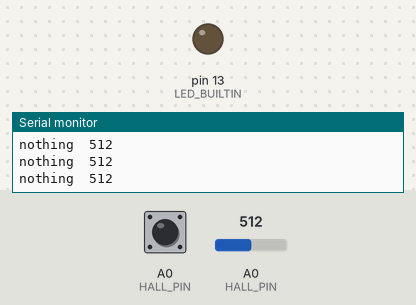
This sketch was run on a simulated Arduino Uno, built with avr-gcc and run on an emulated ATmega328P. Parts: output pins drawn as LEDs (lit = HIGH), the last lines printed to the serial monitor. The inputs (shaded band) are chosen by the test bench; at power-on: A0 (HALL_PIN) HIGH, A0 (HALL_PIN) = 512.

Above: at 1.2 s.
1.3 s: A0 (HALL_PIN) pulled LOW for 0.25 s
At 1.5 s:
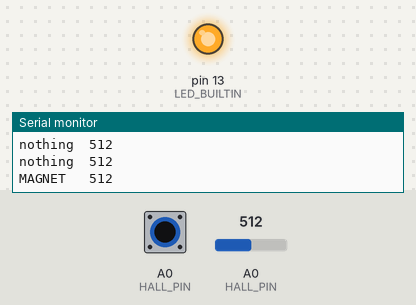
3.1 s: A0 (HALL_PIN) pulled LOW for 3.2 s
At 6.9 s:
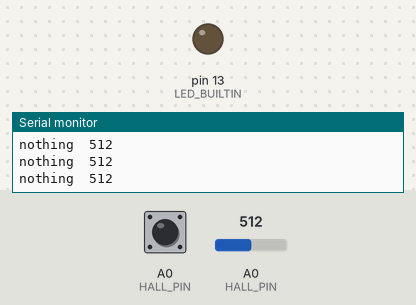
Timing chart, 0 to 8.4 s (numbered marks = the images above; inputs shaded):
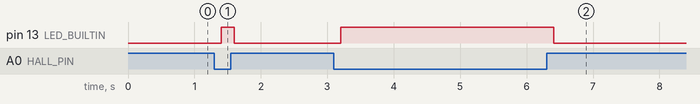

Measured:
- after the input at 1.3 s, pin 13 (LED_BUILTIN): LOW → HIGH after 0.10 s, → LOW 0.20 s later
- after the input at 3.1 s, pin 13 (LED_BUILTIN): LOW → HIGH after 0.11 s, → LOW 3.2 s later

The sketch:

hall_check.ino
```cpp
// Simplest hall sensor test. Signal wire on A0 (same as arm.ino).
// Open Serial Monitor at 9600. Prints "MAGNET" or "nothing" 5 times a second,
// plus the raw reading (0-1023) so you can see if the sensor reacts at all.
// The Arduino's built-in light (pin 13) also turns on when it feels a magnet.

const int HALL_PIN = A0;

void setup() {
  Serial.begin(9600);
  pinMode(HALL_PIN, INPUT_PULLUP);
  pinMode(LED_BUILTIN, OUTPUT);
}

void loop() {
  bool magnet = digitalRead(HALL_PIN) == LOW;
  digitalWrite(LED_BUILTIN, magnet ? HIGH : LOW);
  Serial.print(magnet ? "MAGNET   " : "nothing  ");
  Serial.println(analogRead(HALL_PIN));
  delay(200);
}
```
